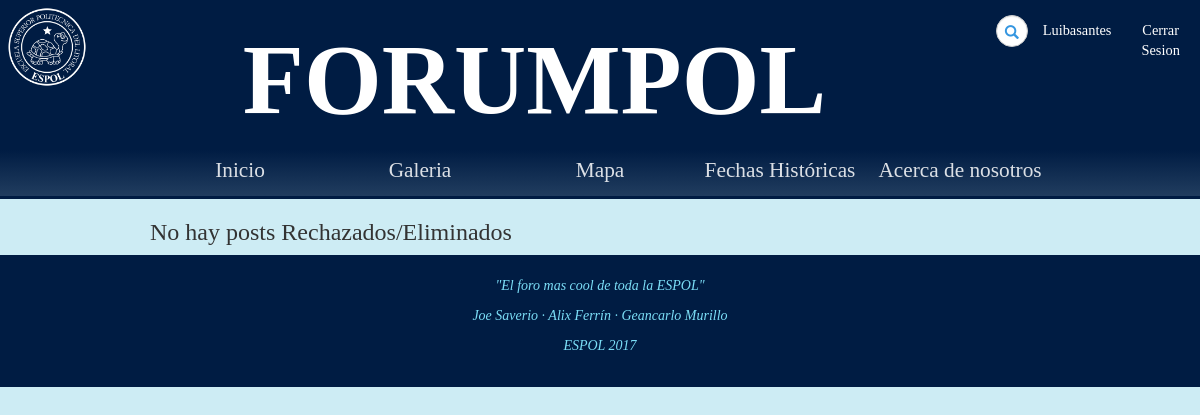
Before: /foro/anuncios/rechazados/ (signed in) with the older database file.
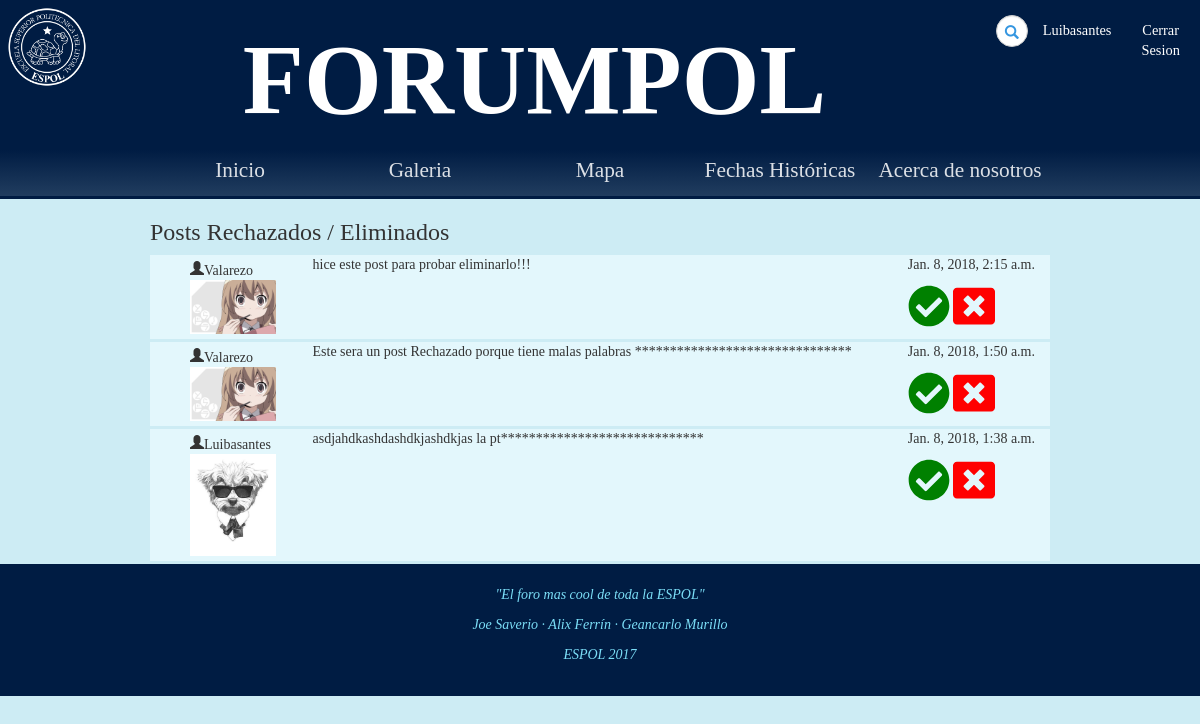
After: the same page with the newer database file.
### Foro/models.py (models this page shows, shortened)
class Post(models.Model):
	reply_to = models.ForeignKey('self',blank=True, null=True,on_delete=models.SET_NULL)
	content = models.TextField(max_length=500, default='')
	image = models.ImageField(upload_to=upload_location, blank=True,null=True)
	owner = models.ForeignKey(User,null=True,on_delete=models.SET_NULL)
	date = models.DateTimeField(auto_now=True)
	aprobado = models.NullBooleanField(default=None,null=True)

### accounts/models.py (models this page shows, shortened)
class UserProfile(models.Model):
	user = models.OneToOneField(User,on_delete=models.CASCADE)
	city = models.CharField(max_length=25, default='')
	website = models.URLField(default='')
	phone = models.IntegerField(default=0)
	image = models.ImageField(upload_to= upload_location, blank=True)
	moderador = models.BooleanField(default=False)

### Foro/views.py (the view)
# urls.py: url(r'anuncios/rechazados/$', login_required(views.rechazados), name='rechazados'),
def rechazados(request):
	username = request.user
	if not (username.userprofile.moderador or username.is_staff):
		return HttpResponseForbidden()
	posts = Post.objects.filter(aprobado=False)
	if len(posts) > 0:
		return render(request, "Foro/aprobar.html", {'usuario':username,'posts':posts, 'titulo':"Posts Rechazados / Eliminados"})
	else:
		return render(request, "Foro/aprobar.html", {'usuario': username, 'titulo': "No hay posts Rechazados/Eliminados"})

### Foro/templates/Foro/aprobar.html (shortened to what this page needs)
{% extends 'Foro/base.html' %}
{% load static from staticfiles %}
{% block estilo %}<link rel="stylesheet" type="text/css" href="{% static 'css/hilo.css' %}">{% endblock %}
{% block body %}
    <div id="hilo" class="col-9">
        <h3 class="post-topic">{{ titulo }} </h3>
        {% for post in posts %}
            <div class="container-fluid rep">
                <div class="poster">
                    <div class="poster-info">
                        <span class="glyphicon glyphicon-user">{{post.owner.username}}</span>
                        {% if post.owner.userprofile.image %}
                            <a href="{{post.owner.userprofile.image.url}}"><img  src="{{post.owner.userprofile.image.url}}"  width=500 alt="ImagenResputa"></a>
                        {% endif %}
                    </div>
                </div>
                <div class="post-area">
                    <p>{{post.content}}</p>
                </div>
                <div class="post-num">
                    <p>{{post.date}}</p>
					<a id="{{ post.pk }}"  href="{% url 'foro:aprobado' post.id 1%}" role="button"><i class="fas fa-check-circle fa-3x icon" ></i></a>
					<a id="{{ post.pk }}"  href="{% url 'foro:aprobado' post.id 0%}" role="button"><i class="fas fa-window-close fa-3x icon"></i></a>
                </div>
            </div>
        {% endfor %}
    </div>
{% endblock %}

### Foro/templates/Foro/base.html (shortened to what this page needs)
<!DOCTYPE html>
<html>
	<head>
        {% load staticfiles %}
		<link rel="stylesheet" type="text/css" href="{% static 'css/bootstrap.css' %}">
		<link rel="stylesheet" type="text/css" href="{% static 'css/estilo.css' %}">
		{% block estilo %}{% endblock %}
	</head>
	<body>
		<div id="cabecera" class="col-12">
			<span class="logo col-1"><img class ="imagen" src="{% static 'images/espol.png' %}" alt="icono"></span>
			<h2 class = 'col-9'>FORUMPOL</h2>
			<div id="header-opts" class="col-4">
				<div id="buscar" class="col-6">
					<form action="search" class="search-form">
					    <div class="form-group has-feedback">
					        <input type="text" class="form-control" name="search" id="search" placeholder="Buscar...">
					        <span class="glyphicon glyphicon-search form-control-feedback"></span>
					    </div>
					</form>
				</div>
				<h4 class="col-3 user"><a href="{% url 'accounts:view_profile' user.id%}">{{ user }}</a></h4>
				<h4 class="col-3 log"><a href="{% url 'accounts:log_out' %}">Cerrar Sesion</a></h4>
			</div>
		</div>
		<nav id="navegation-bar" class="col-12">
			<ul id="menu">
				<li class="elemento-opcion"><a href="{% url 'foro:index' %}">Inicio</a></li>
				<li class="elemento-opcion"><a href="{% url 'foro:galeria' %}">Galeria</a></li>
				<li class="elemento-opcion"><a href="{% url 'foro:mapa' %}">Mapa</a></li>
				<li class="elemento-opcion"><a href="{% url 'foro:timeline' %}">Fechas Históricas</a></li>
				<li class="elemento-opcion"><a href="{% url 'foro:acerca_de' %}">Acerca de nosotros</a></li>
			</ul>
		</nav>
        {% block body %}
        {% endblock %}
		<footer>
			<p><i>"El foro mas cool de toda la ESPOL"</i></p>
			<p><i>Joe Saverio · Alix Ferrín · Geancarlo Murillo</i></p>
			<p><i>ESPOL 2017</i></p>
		</footer>
	</body>
</html>

### Foro/static/css/estilo.css (style rules this page uses)
* { box-sizing: border-box; }
.col-1 { width: 8.33%; }
.col-3 { width: 25%; }
.col-4 { width: 33.33%; }
.col-6 { width: 50%; }
.col-9 { width: 75%; }
.col-12 { width: 100%; }
#cabecera { background-color: #001C43; margin: 0px; overflow: hidden; display: flex; padding: 5px; }
#cabecera h4 a { font-family: "Libre Baskerville"; }
body { position: relative; top: -20px; bottom: -20px; background-color: white; background-size:cover; height: 100%; background-color: rgb(205, 236, 244); font-family: "Times New Roman"; }
#cabecera h2 { margin-top: 20px; font-size: 100px; color: white; text-align: center; font-weight: bold; font-family: "Libre Baskerville"; padding-left: 120px; }
#cabecera img { width: 100%; }
.user, .log { text-align: center; }
#menu { margin: 0; padding: 0; list-style: none; }
nav#navegation-bar { background: linear-gradient(#001C43, #213D5F); text-align: center; border-bottom-style: solid; border-bottom-color: #001C43; }
ul#menu { display: inline-block; width: 75%; }
ul li.elemento-opcion { padding: 0; margin: 0; float: left; width: 20%; height: 40px; text-align: center; line-height: 40px; font-size: 20px; }
ul li.elemento-opcion a { text-decoration: none; color: white; display: block; opacity: 0.85; font-size: 1.065em; }
footer { background-color: #001C43; color: #7bdef7; padding: 1.5em; text-align: center; position: absolute; width: 100%; }
#buscar { padding-top: 10px; }
.form-group { margin-bottom: 0; }
.search-form .form-group { float: right !important; transition: all 0.35s, border-radius 0s; width: 32px; height: 32px; background-color: #fff; box-shadow: 0 1px 1px rgba(0, 0, 0, 0.075) inset; border-radius: 25px; border: 1px solid #ccc; }
.search-form .form-group input.form-control { padding-right: 20px; border: 0 none; background: transparent; box-shadow: none; display:block; }
.search-form .form-group span.form-control-feedback { position: absolute; top: -1px; right: -2px; z-index: 2; display: block; width: 34px; height: 34px; line-height: 34px; text-align: center; color: #3596e0; left: initial; font-size: 14px; }
#header-opts h4 { padding-top: 5px; color: white; }
#header-opts { display: flex; }
#header-opts h4 { padding-left: 15px; }
#header-opts a { color: white; font-family: "Verdana"; font-size: 0.8em; }

### Foro/static/css/hilo.css (style rules this page uses)
#hilo { margin: 0 auto; }
.poster { width: 15%; }
.post-area { overflow: hidden; flex-grow: 1; }
.poster-info img { width: 85%; }
.rep div[class="poster"] { padding: 5px; }
.rep { padding-left: 35px; background-color: #E3F7FC; margin: 3px auto; display: flex; }
.rep .poster-info img { width: 73%; }
.fa-check-circle { color: green; }
.fa-window-close { color: red; }

Changed rows visible on the page:
added Post: owner.username "Valarezo", owner.userprofile.image (picture), content "hice este post para probar eliminarlo!!!", date "Jan. 8, 2018, 2:15 a.m."
added Post: owner.username "Valarezo", owner.userprofile.image (picture), content "Este sera un post Rechazado porque tiene malas palabras *******************************", date "Jan. 8, 2018, 1:50 a.m."
added Post: owner.username "Luibasantes", owner.userprofile.image (picture), content "asdjahdkashdashdkjashdkjas la pt*****************************", date "Jan. 8, 2018, 1:38 a.m."
Other visible differences:
{{ titulo }}: "No hay posts Rechazados/Eliminados" → "Posts Rechazados / Eliminados"
